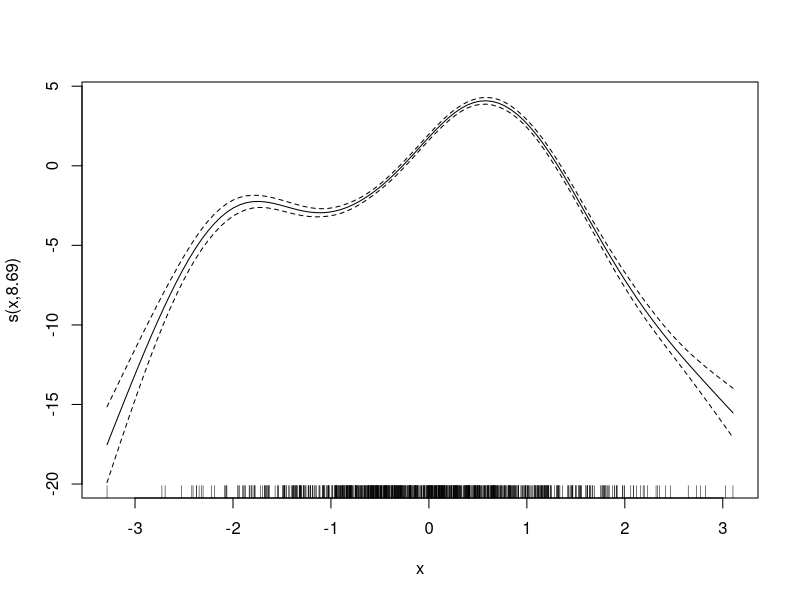
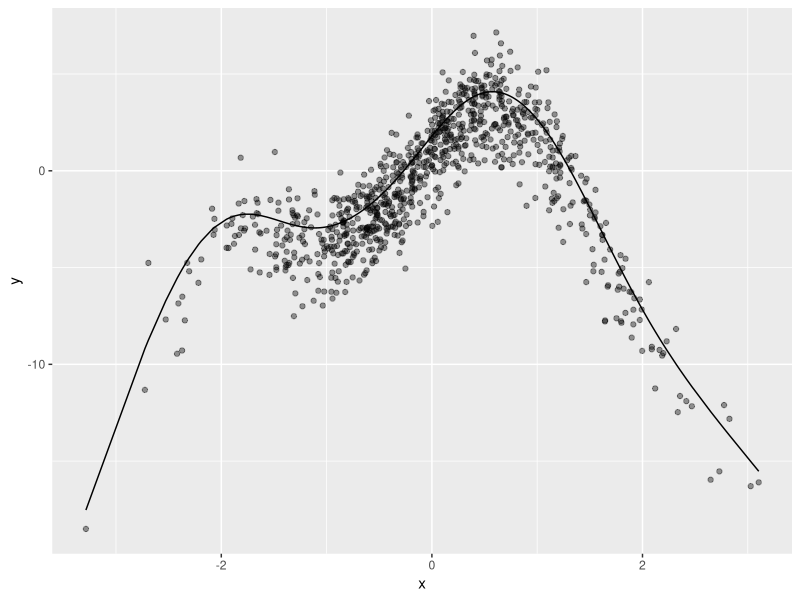

The R script that drew these images, in order:
# preparing artificial problem
set.seed(602957)

x <- rnorm(1000)
noise <- rnorm(1000, sd=1.5)

y <- 3*sin(2*x) + cos(0.75*x) - 1.5*(x^2) + noise

select <- runif(1000)
frame <- data.frame(y=y, x=x)

train <- frame[select > 0.1,]
test <- frame[select <= 0.1,]

# linear regression applied to example
lin.model <- lm(y ~ x, data = train)
summary(lin.model)

# calculate RMSE
resid.lin <- train$y-predict(lin.model)
sqrt(mean(resid.lin^2))

install.packages("mgcv")
library(mgcv)

# GAM applied to example
glin.model <- gam(y~s(x), data=train)
glin.model$converged
summary(glin.model)

# calculate RMSE
resid.glin <- train$y-predict(glin.model)
sqrt(mean(resid.glin^2))

# comparing linear regression and GAM performance
actual <- test$y
pred.lin <- predict(lin.model, newdata=test)
pred.glin <- predict(glin.model, newdata=test)
resid.lin <- actual-pred.lin
resid.glin <- actual-pred.glin

# compare RMSE between model
sqrt(mean(resid.lin^2))
sqrt(mean(resid.glin^2))

# compare R squared
cor(actual, pred.lin) ^2
cor(actual, pred.glin) ^2

# plot
plot(glin.model)

# extract a learned spline from GAM
sx <- predict(glin.model, type = 'terms')
summary(sx)

xframe <- cbind(train, sx=sx[,1])

library(ggplot2)
ggplot(xframe, aes(x=x)) + 
  geom_point(aes(y=y), alpha=0.4) +
  geom_line(aes(y=sx))
